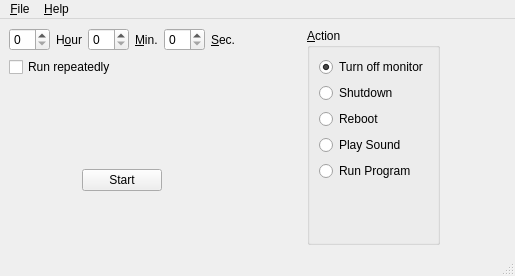
<?xml version="1.0" encoding="UTF-8"?>
<ui version="4.0">
 <class>MainWindow</class>
 <widget class="QMainWindow" name="MainWindow">
  <property name="geometry">
   <rect>
    <x>0</x>
    <y>0</y>
    <width>515</width>
    <height>276</height>
   </rect>
  </property>
  <property name="windowTitle">
   <string>Hsiu-Ming's Timer</string>
  </property>
  <property name="windowIcon">
   <iconset resource="hmtimer.qrc">
    <normaloff>:/hmtimer.png</normaloff>:/hmtimer.png</iconset>
  </property>
  <widget class="QWidget" name="centralwidget">
   <layout class="QHBoxLayout" name="horizontalLayout_3">
    <item>
     <layout class="QVBoxLayout" name="verticalLayout">
      <item>
       <layout class="QHBoxLayout" name="horizontalLayout_2">
        <item>
         <widget class="QSpinBox" name="spbHour"/>
        </item>
        <item>
         <widget class="QLabel" name="label">
          <property name="text">
           <string>H&amp;our</string>
          </property>
          <property name="buddy">
           <cstring>spbHour</cstring>
          </property>
         </widget>
        </item>
        <item>
         <widget class="QSpinBox" name="spbMinute">
          <property name="maximum">
           <number>59</number>
          </property>
         </widget>
        </item>
        <item>
         <widget class="QLabel" name="labelMinute">
          <property name="text">
           <string comment="minute">&amp;Min.</string>
          </property>
          <property name="buddy">
           <cstring>spbMinute</cstring>
          </property>
         </widget>
        </item>
        <item>
         <widget class="QSpinBox" name="spbSecond">
          <property name="readOnly">
           <bool>false</bool>
          </property>
          <property name="maximum">
           <number>59</number>
          </property>
         </widget>
        </item>
        <item>
         <widget class="QLabel" name="labelSecond">
          <property name="text">
           <string comment="second">&amp;Sec.</string>
          </property>
          <property name="buddy">
           <cstring>spbSecond</cstring>
          </property>
         </widget>
        </item>
       </layout>
      </item>
      <item>
       <widget class="QCheckBox" name="chbRunRepeatedly">
        <property name="text">
         <string>Run repeatedly</string>
        </property>
       </widget>
      </item>
      <item>
       <spacer name="verticalSpacer">
        <property name="orientation">
         <enum>Qt::Vertical</enum>
        </property>
        <property name="sizeHint" stdset="0">
         <size>
          <width>17</width>
          <height>86</height>
         </size>
        </property>
       </spacer>
      </item>
      <item>
       <layout class="QHBoxLayout" name="horizontalLayout">
        <item>
         <spacer name="horizontalSpacer_2">
          <property name="orientation">
           <enum>Qt::Horizontal</enum>
          </property>
          <property name="sizeHint" stdset="0">
           <size>
            <width>40</width>
            <height>20</height>
           </size>
          </property>
         </spacer>
        </item>
        <item>
         <widget class="QPushButton" name="btnStart">
          <property name="enabled">
           <bool>true</bool>
          </property>
          <property name="text">
           <string>Start</string>
          </property>
         </widget>
        </item>
        <item>
         <spacer name="horizontalSpacer_3">
          <property name="orientation">
           <enum>Qt::Horizontal</enum>
          </property>
          <property name="sizeHint" stdset="0">
           <size>
            <width>40</width>
            <height>20</height>
           </size>
          </property>
         </spacer>
        </item>
       </layout>
      </item>
      <item>
       <spacer name="verticalSpacer_3">
        <property name="orientation">
         <enum>Qt::Vertical</enum>
        </property>
        <property name="sizeHint" stdset="0">
         <size>
          <width>20</width>
          <height>40</height>
         </size>
        </property>
       </spacer>
      </item>
     </layout>
    </item>
    <item>
     <spacer name="horizontalSpacer_4">
      <property name="orientation">
       <enum>Qt::Horizontal</enum>
      </property>
      <property name="sizeHint" stdset="0">
       <size>
        <width>40</width>
        <height>20</height>
       </size>
      </property>
     </spacer>
    </item>
    <item>
     <widget class="QGroupBox" name="groupBox">
      <property name="title">
       <string>&amp;Action</string>
      </property>
      <layout class="QVBoxLayout" name="verticalLayout_2">
       <item>
        <widget class="QRadioButton" name="rbtMonitor">
         <property name="text">
          <string>Turn off monitor</string>
         </property>
         <property name="checked">
          <bool>true</bool>
         </property>
        </widget>
       </item>
       <item>
        <widget class="QRadioButton" name="rbtShutdown">
         <property name="text">
          <string>Shutdown</string>
         </property>
        </widget>
       </item>
       <item>
        <widget class="QRadioButton" name="rbtReboot">
         <property name="text">
          <string>Reboot</string>
         </property>
        </widget>
       </item>
       <item>
        <widget class="QRadioButton" name="rbtSound">
         <property name="text">
          <string>Play Sound</string>
         </property>
         <property name="checked">
          <bool>false</bool>
         </property>
        </widget>
       </item>
       <item>
        <widget class="QRadioButton" name="rbtRunprogram">
         <property name="text">
          <string>Run Program</string>
         </property>
        </widget>
       </item>
       <item>
        <spacer name="verticalSpacer_2">
         <property name="orientation">
          <enum>Qt::Vertical</enum>
         </property>
         <property name="sizeHint" stdset="0">
          <size>
           <width>20</width>
           <height>12</height>
          </size>
         </property>
        </spacer>
       </item>
      </layout>
     </widget>
    </item>
    <item>
     <spacer name="horizontalSpacer">
      <property name="orientation">
       <enum>Qt::Horizontal</enum>
      </property>
      <property name="sizeHint" stdset="0">
       <size>
        <width>17</width>
        <height>20</height>
       </size>
      </property>
     </spacer>
    </item>
   </layout>
  </widget>
  <widget class="QMenuBar" name="menubar">
   <property name="geometry">
    <rect>
     <x>0</x>
     <y>0</y>
     <width>515</width>
     <height>26</height>
    </rect>
   </property>
   <widget class="QMenu" name="menuHelp">
    <property name="title">
     <string>&amp;Help</string>
    </property>
    <addaction name="actionHomepage"/>
    <addaction name="actionProject_Page"/>
    <addaction name="actionDonate"/>
    <addaction name="separator"/>
    <addaction name="actionAbout_Qt"/>
    <addaction name="actionAbout"/>
   </widget>
   <widget class="QMenu" name="menuFile">
    <property name="title">
     <string>&amp;File</string>
    </property>
    <addaction name="actionSettings"/>
    <addaction name="actionQuit"/>
   </widget>
   <addaction name="menuFile"/>
   <addaction name="menuHelp"/>
  </widget>
  <widget class="QStatusBar" name="statusbar"/>
  <action name="actionAbout">
   <property name="text">
    <string>About</string>
   </property>
  </action>
  <action name="actionAbout_Qt">
   <property name="text">
    <string>About Qt</string>
   </property>
  </action>
  <action name="actionHomepage">
   <property name="text">
    <string>Homepage</string>
   </property>
  </action>
  <action name="actionSettings">
   <property name="text">
    <string>Settings</string>
   </property>
  </action>
  <action name="actionQuit">
   <property name="text">
    <string>Quit</string>
   </property>
  </action>
  <action name="actionProject_Page">
   <property name="text">
    <string>Project Page</string>
   </property>
  </action>
  <action name="actionDonate">
   <property name="text">
    <string>Donate</string>
   </property>
  </action>
 </widget>
 <tabstops>
  <tabstop>spbHour</tabstop>
  <tabstop>spbMinute</tabstop>
  <tabstop>spbSecond</tabstop>
  <tabstop>chbRunRepeatedly</tabstop>
  <tabstop>btnStart</tabstop>
  <tabstop>rbtMonitor</tabstop>
  <tabstop>rbtShutdown</tabstop>
  <tabstop>rbtReboot</tabstop>
  <tabstop>rbtSound</tabstop>
  <tabstop>rbtRunprogram</tabstop>
 </tabstops>
 <resources>
  <include location="hmtimer.qrc"/>
 </resources>
 <connections>
  <connection>
   <sender>actionQuit</sender>
   <signal>triggered()</signal>
   <receiver>MainWindow</receiver>
   <slot>close()</slot>
   <hints>
    <hint type="sourcelabel">
     <x>-1</x>
     <y>-1</y>
    </hint>
    <hint type="destinationlabel">
     <x>194</x>
     <y>113</y>
    </hint>
   </hints>
  </connection>
 </connections>
</ui>
